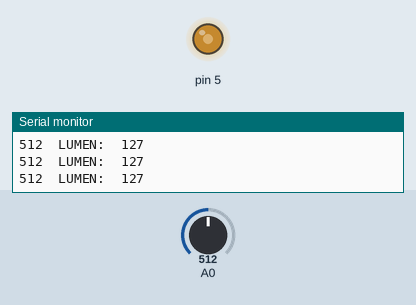
Recording of a sketch running on a simulated Arduino Uno, built with avr-gcc and run on an emulated ATmega328P. Shown: output pins drawn as LEDs (lit = HIGH), the last lines printed to the serial monitor. The inputs (shaded band) are chosen by the test bench; at power-on: A0 = 512.

Above: at 1.2 s.
1.3 s: A0 set to 420
At 2.5 s:
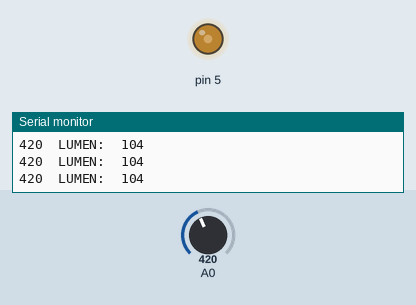
4.3 s: A0 set to 388
At 5.8 s:
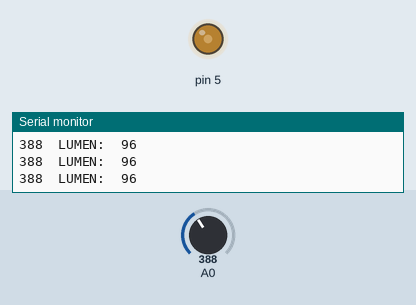
7.3 s: A0 set to 1023
At 8.3 s:
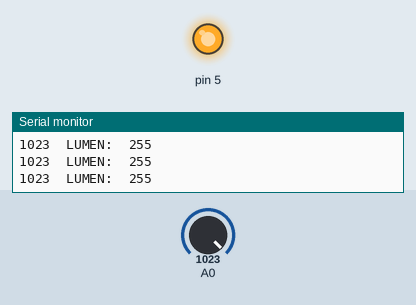
8.8 s: A0 set to 989
At 9.6 s:
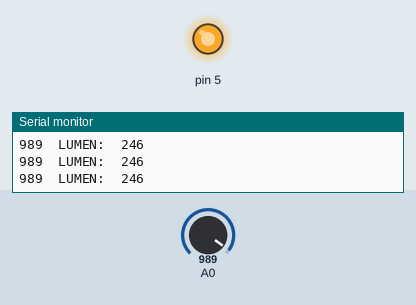
11.8 s: A0 set to 122
At 12.9 s:
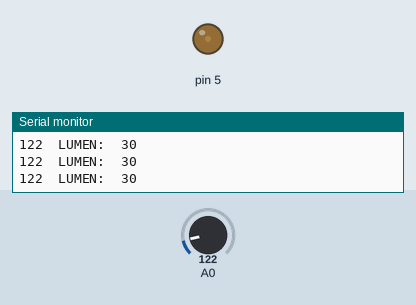
13.3 s: A0 set to 716
At 14.1 s:
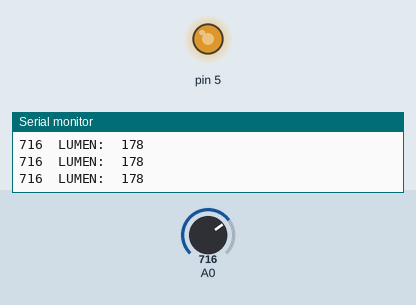
Timing chart, 0 to 15.8 s (numbered marks = the images above; inputs shaded):
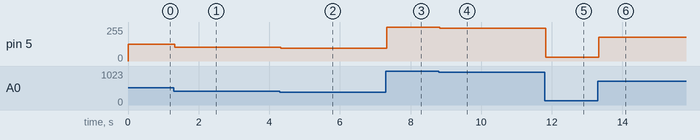

The sketch:

RegularBrillo-LED.ino
```cpp
  void setup() {
    pinMode(5, OUTPUT);
    pinMode(A0, INPUT);
    Serial.begin(9600);

  }

  void loop() {
    int lighting_led = map(analogRead(A0),0,1023,0,255);
    Serial.print(analogRead(A0));
    Serial.print("  LUMEN:  ");
    Serial.print(lighting_led);
    Serial.println("  ");
    analogWrite(5, lighting_led);

  }
```

Measured:
- after the input at 1.3 s, pin 5: 127/255 → 104/255 at once
- after the input at 4.3 s, pin 5: 104/255 → 96/255 at once
- after the input at 7.3 s, pin 5: 96/255 → 255/255 at once
- after the input at 8.8 s, pin 5: 255/255 → 246/255 at once
- after the input at 11.8 s, pin 5: 246/255 → 30/255 at once
- after the input at 13.3 s, pin 5: 30/255 → 178/255 at once
